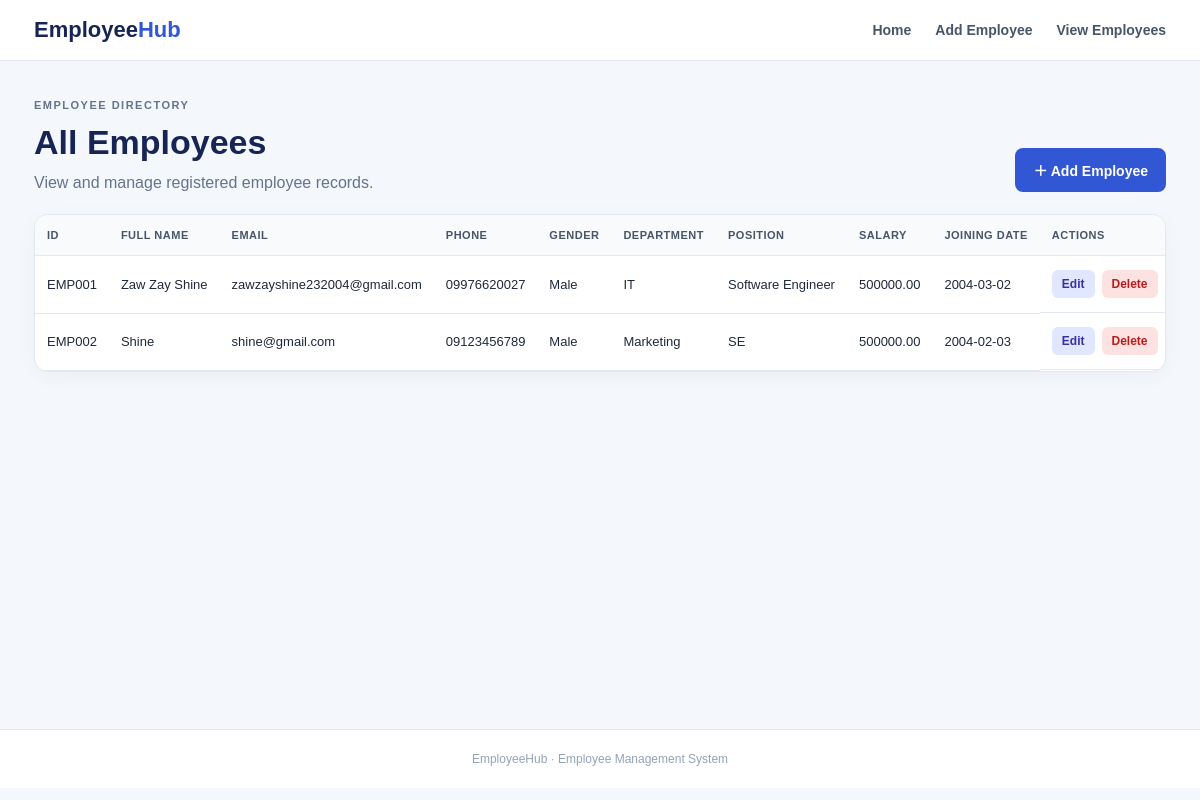
The app's page /view_employees with its own data.
### tables this page shows
CREATE TABLE Employee (
 employee_id TEXT PRIMARY KEY, full_name TEXT NOT NULL, email TEXT NOT NULL,
 phone TEXT NOT NULL, gender TEXT NOT NULL, department TEXT NOT NULL,
 position TEXT NOT NULL, salary REAL NOT NULL CHECK (salary > 0),
 joining_date DATE NOT NULL);

### app.py (the view)
@app.route("/view_employees")
def view_employees():
    with get_db_connection() as conn:
        employees = conn.execute("SELECT * FROM Employee ORDER BY employee_id").fetchall()
    return render_template("view_employees.html", employees=employees)

### app.py (called while the page is built)
def get_db_connection():
    conn = sqlite3.connect(DATABASE)
    conn.row_factory = sqlite3.Row
    return conn

### templates/view_employees.html (shortened to what this page needs)
{% extends "base.html" %}
{% block content %}
<div class="page-heading heading-row">
    <div><p class="eyebrow">EMPLOYEE DIRECTORY</p><h1>All Employees</h1>
    <p>View and manage registered employee records.</p></div>
    <a class="btn primary" href="{{ url_for('add_employee') }}">＋ Add Employee</a>
</div>
<div class="table-card">
{% if employees %}
<div class="table-scroll">
<table>
    <thead><tr>
        <th>ID</th><th>Full Name</th><th>Email</th><th>Phone</th><th>Gender</th>
        <th>Department</th><th>Position</th><th>Salary</th><th>Joining Date</th><th>Actions</th>
    </tr></thead>
    <tbody>
    {% for emp in employees %}
    <tr>
        <td>{{ emp.employee_id }}</td>
        <td>{{ emp.full_name }}</td>
        <td>{{ emp.email }}</td>
        <td>{{ emp.phone }}</td>
        <td>{{ emp.gender }}</td>
        <td>{{ emp.department }}</td>
        <td>{{ emp.position }}</td>
        <td>{{ "%.2f"|format(emp.salary) }}</td>
        <td>{{ emp.joining_date }}</td>
        <td class="actions-cell">
            <a class="small-btn edit" href="{{ url_for('edit_employee', id=emp.employee_id) }}">Edit</a>
            <form method="POST" action="{{ url_for('delete_employee', id=emp.employee_id) }}"
                  onsubmit="return confirm('Are you sure you want to delete this employee?');">
                <button class="small-btn delete" type="submit">Delete</button>
            </form>
        </td>
    </tr>
    {% endfor %}
    </tbody>
</table>
</div>
{% else %}
<div class="empty-state"><h2>No employees registered</h2><p>Add your first employee to get started.</p>
<a class="btn primary" href="{{ url_for('add_employee') }}">Add Employee</a></div>
{% endif %}
</div>
{% endblock %}

### templates/base.html (shortened to what this page needs)
<!DOCTYPE html>
<html lang="en">
<head>
    <link rel="stylesheet" href="{{ url_for('static', filename='css/style.css') }}">
</head>
<body>
<header class="topbar">
    <div class="nav-wrap">
        <a class="brand" href="{{ url_for('home') }}">Employee<span>Hub</span></a>
        <nav>
            <a href="{{ url_for('home') }}">Home</a>
            <a href="{{ url_for('add_employee') }}">Add Employee</a>
            <a href="{{ url_for('view_employees') }}">View Employees</a>
        </nav>
    </div>
</header>
<main class="container">
    {% block content %}{% endblock %}
</main>
<footer>EmployeeHub · Employee Management System</footer>
</body>
</html>

### static/css/style.css (style rules this page uses)
* { box-sizing: border-box; }
:root { --navy:#172554; --blue:#3157d5; --muted:#64748b; --line:#e2e8f0; --bg:#f4f7fb; }
body { margin:0; font-family:Arial, Helvetica, sans-serif; color:#1e293b; background:var(--bg); }
.topbar { background:#fff; border-bottom:1px solid var(--line); }
.nav-wrap { max-width:1180px; margin:auto; padding:17px 24px; display:flex; align-items:center; justify-content:space-between; gap:20px; }
.brand { font-size:22px; font-weight:800; color:var(--navy); text-decoration:none; }
.brand span { color:var(--blue); }
nav { display:flex; gap:24px; flex-wrap:wrap; }
nav a { color:#475569; text-decoration:none; font-size:14px; font-weight:600; }
.container { max-width:1180px; margin:38px auto 70px; padding:0 24px; min-height:70vh; }
.eyebrow { color:#64748b; font-size:11px; font-weight:800; letter-spacing:1.5px; margin:0 0 12px; }
h1 { margin:0 0 12px; font-size:34px; color:var(--navy); }
.btn { display:inline-flex; justify-content:center; align-items:center; padding:12px 18px; border-radius:8px; text-decoration:none; border:0; cursor:pointer; font-weight:700; font-size:14px; }
.primary { background:var(--blue); color:white; }
.stat-card,.form-card,.table-card { background:#fff; border:1px solid var(--line); border-radius:14px; box-shadow:0 5px 20px rgba(15,23,42,.04); }
.page-heading { margin-bottom:22px; }
.page-heading p:not(.eyebrow) { color:var(--muted); margin:0; }
.heading-row { display:flex; justify-content:space-between; align-items:end; gap:16px; }
.table-card { overflow:hidden; }
.table-scroll { overflow-x:auto; }
table { border-collapse:collapse; width:100%; min-width:1050px; font-size:13px; }
th,td { text-align:left; padding:14px 12px; border-bottom:1px solid var(--line); white-space:nowrap; }
th { background:#f8fafc; color:#475569; font-size:11px; text-transform:uppercase; letter-spacing:.5px; }
.actions-cell { display:flex; gap:7px; align-items:center; }
.actions-cell form { margin:0; }
.small-btn { border:0; border-radius:6px; padding:7px 10px; font-size:12px; font-weight:700; text-decoration:none; cursor:pointer; }
.edit { background:#e0e7ff; color:#3730a3; }
.delete { background:#fee2e2; color:#b91c1c; }
footer { text-align:center; padding:22px; color:#94a3b8; font-size:12px; border-top:1px solid var(--line); background:#fff; }

### records on screen
Employee: employee_id "EMP001", full_name "Zaw Zay Shine", email "zawzayshine232004@gmail.com", phone "09976620027", gender "Male", department "IT", position "Software Engineer", salary "500000.00", joining_date "2004-03-02"
Employee: employee_id "EMP002", full_name "Shine", email "shine@gmail.com", phone "09123456789", gender "Male", department "Marketing", position "SE", salary "500000.00", joining_date "2004-02-03"
